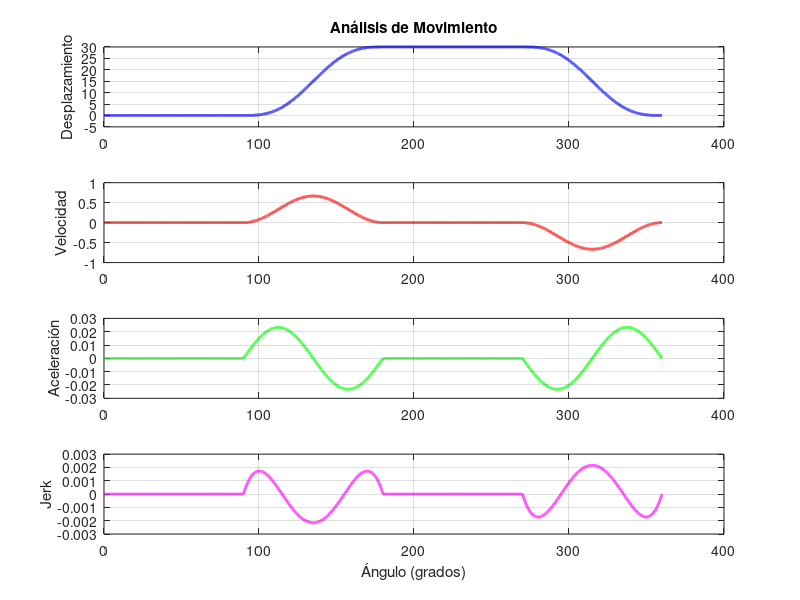

MATLAB code to generate this figure: (Note: this script raises an error after producing the figure.)
clc;
clear;
inc = 0.01; 

% --- PARÁMETROS DEL PROYECTO ---
h = 30; % Desplazamiento máximo
r_base = 40; % Radio base de 40 mm

% Coeficientes de tus cálculos matriciales (Polinomio grado 7)
% Subida
C4_s = 1050; C5_s = -2520; C6_s = 2100; C7_s = -600;
% Bajada
C4_b = -1050; C5_b = 2520; C6_b = -2100; C7_b = 600;

% --- SECCIÓN 1: 0 a 90 (Reposo en 0) ---
ss1=[]; tt1=[]; jj1=[];
for t=0 : inc : 90
    s1=0;
    j1=0; % Jerk es 0 en reposo
    ss1=[ss1 s1];
    tt1=[tt1 t];
    jj1=[jj1 j1];
end

% --- SECCIÓN 2: 90 a 180 (Subida de 0 a h) ---
beta2 = 90; 
ss2=[]; tt2=[]; jj2=[];
for t=(90 + inc) : inc : 180
    t_local = t - 90; 
    x = t_local / beta2; % X normalizada (0 a 1)
    
    % Posición (Código original: Cicloidal)
    s2 = h * ( (x) - (1/(2*pi)) * sin(2*pi*(x)) ); 
    
    % Jerk (De tus apuntes: Y''' de polinomio 4-5-6-7)
    % Se multiplica por (1/beta2)^3 por la regla de la cadena para derivar respecto al ángulo
    j2 = (24*C4_s*(x) + 60*C5_s*(x^2) + 120*C6_s*(x^3) + 210*C7_s*(x^4)) * (1/beta2)^3;
    
    ss2=[ss2 s2];
    tt2=[tt2 t];
    jj2=[jj2 j2];
end

% --- SECCIÓN 3: 180 a 270 (Reposo en compresión) ---
ss3=[]; tt3=[]; jj3=[];
for t=(180 + inc) : inc : 270
    s3 = h;
    j3 = 0; % Jerk es 0 en reposo
    ss3=[ss3 s3];
    tt3=[tt3 t];
    jj3=[jj3 j3];
end

% --- SECCIÓN 4: 270 a 360 (Bajada de h a 0) ---
beta4 = 90; 
ss4=[]; tt4=[]; jj4=[];
for t=(270 + inc) : inc : 360
    t_local = t - 270; 
    x = t_local / beta4; % X normalizada (0 a 1)
    
    % Posición (Código original: Cicloidal)
    s4 = h * ( 1 - (x) + (1/(2*pi)) * sin(2*pi*(x)) ); 
    
    % Jerk (De tus apuntes: Y''' de polinomio 4-5-6-7 para la bajada)
    j4 = (24*C4_b*(x) + 60*C5_b*(x^2) + 120*C6_b*(x^3) + 210*C7_b*(x^4)) * (1/beta4)^3;
    
    ss4=[ss4 s4]; 
    tt4=[tt4 t];
    jj4=[jj4 j4];
end

% --- CONCATENACIÓN ---
s=[ss1 ss2 ss3 ss4];
t=[tt1 tt2 tt3 tt4];
jerk=[jj1 jj2 jj3 jj4]; % Vector completo de Jerk analítico

% --- CÁLCULOS CINEMÁTICOS (Numéricos para V y A) ---
v=diff(s)./diff(t);
a=diff(v)./diff(t(1:end-1));

% --- GRÁFICAS LINEALES ---
figure(1)
subplot(4,1,1); plot(t,s, 'b', 'LineWidth', 2); ylabel("Desplazamiento"); grid on; title("Análisis de Movimiento");
subplot(4,1,2); plot(t(1:end-1), v, 'r', 'LineWidth', 2); ylabel("Velocidad"); grid on;
subplot(4,1,3); plot(t(1:end-2), a, 'g', 'LineWidth', 2); ylabel("Aceleración"); grid on;
subplot(4,1,4); plot(t, jerk, 'm', 'LineWidth', 2); ylabel("Jerk"); xlabel("Ángulo (grados)"); grid on;

% --- GRÁFICA POLAR ---
figure(2)
d = r_base + s; 
theta = (pi/180) * t; 
polarplot(theta, d, 'LineWidth', 2); 
title("Perfil de la Leva (Polar)");

% --- CONVERSIÓN A CARTESIANAS Y EXPORTACIÓN ---
[x_cart, y_cart] = pol2cart(theta, d); 
figure(3)
plot(x_cart, y_cart, 'LineWidth', 2); 
axis equal; 
grid on;
title("Perfil de la Leva (Cartesianas)");
xlabel("X (mm)"); ylabel("Y (mm)");

% Preparación de vectores columna
x_col = x_cart(:); 
y_col = y_cart(:);
z_col = zeros(length(x_col), 1); 

% Creación de la tabla y exportación
tabla = table(x_col, y_col, z_col, 'VariableNames', {'X', 'Y', 'Z'});
writetable(tabla, 'perfil_leva.txt', 'Delimiter', '\t'); 
fprintf('¡Listo! Archivo "perfil_leva.txt" generado correctamente.\n');
